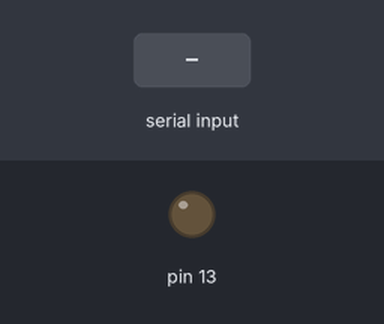
A sketch run on a simulated Arduino Uno, built with avr-gcc and run on an emulated ATmega328P. Shown: output pins drawn as LEDs (lit = HIGH). The inputs (shaded band) are chosen by the test bench.

Above: at 1.2 s.
1.3 s: "9" received over Serial
At 2.2 s:
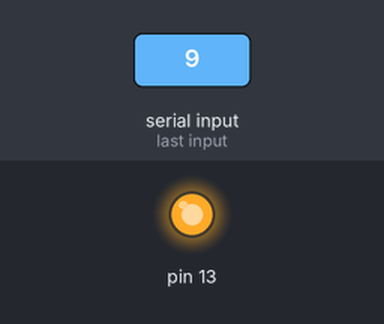
Timing chart, 0 to 4.9 s (numbered marks = the images above; inputs shaded):
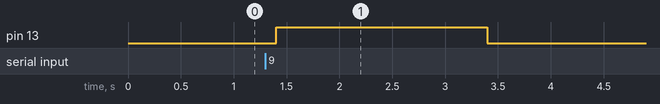

Measured:
- after the input at 1.3 s, pin 13: LOW → HIGH after 0.10 s, → LOW 2.0 s later

The sketch:

sketch_oct04c.ino
```cpp
void setup() {
  // put your setup code here, to run once:
pinMode(13,OUTPUT);
Serial.begin(9600);
}

void loop() {
  // put your main code here, to run repeatedly:
char ch;
ch=Serial.read();
if(ch=='9')
{
  digitalWrite(13,HIGH);
  delay(2000);
}
digitalWrite(13,LOW);
delay(100);

}
```
